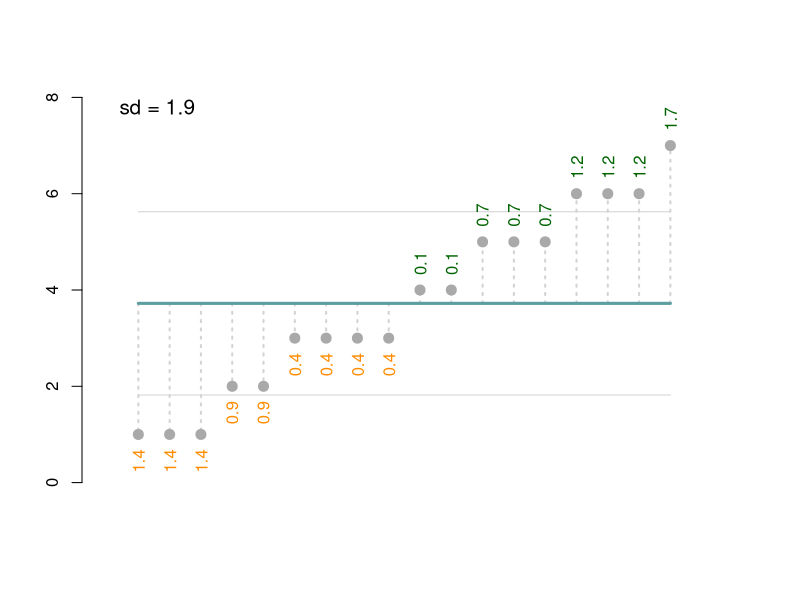
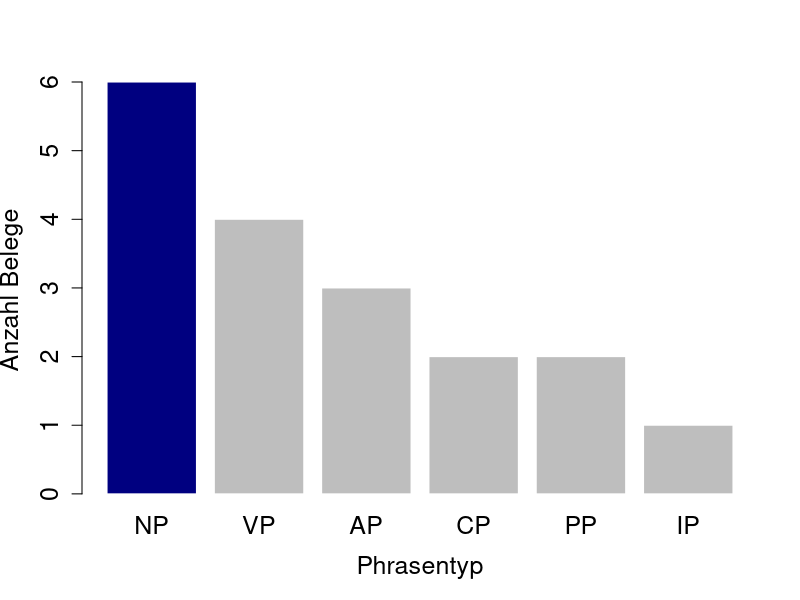
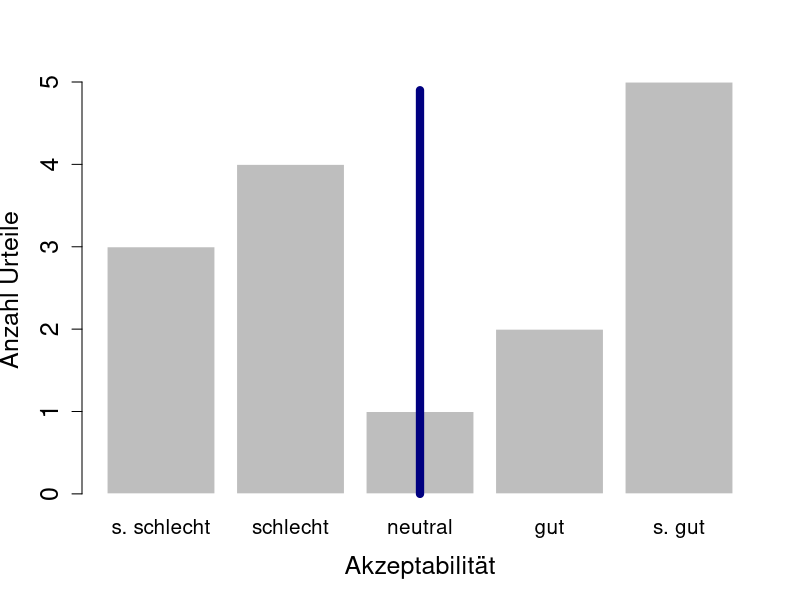
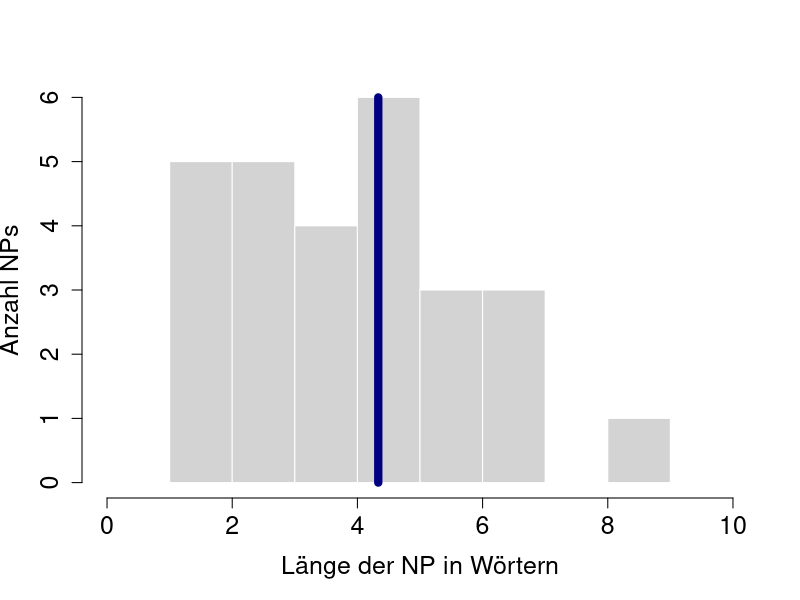
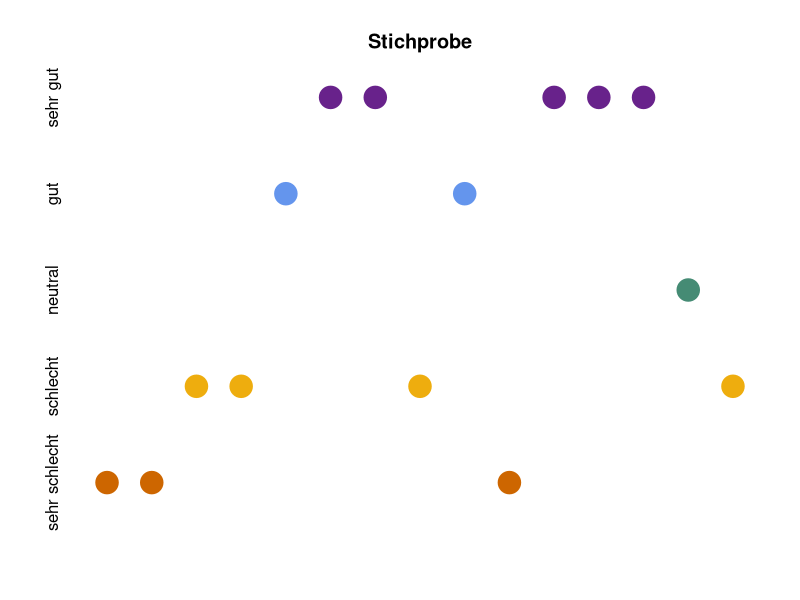
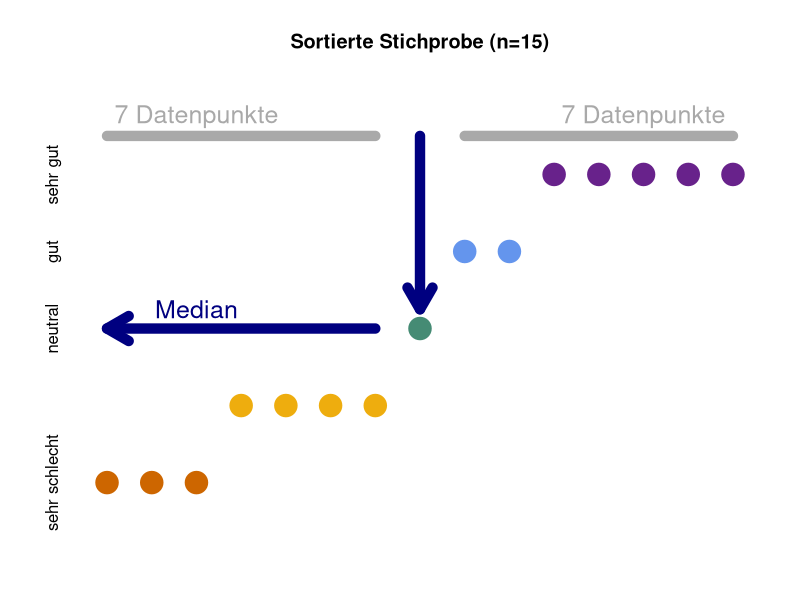
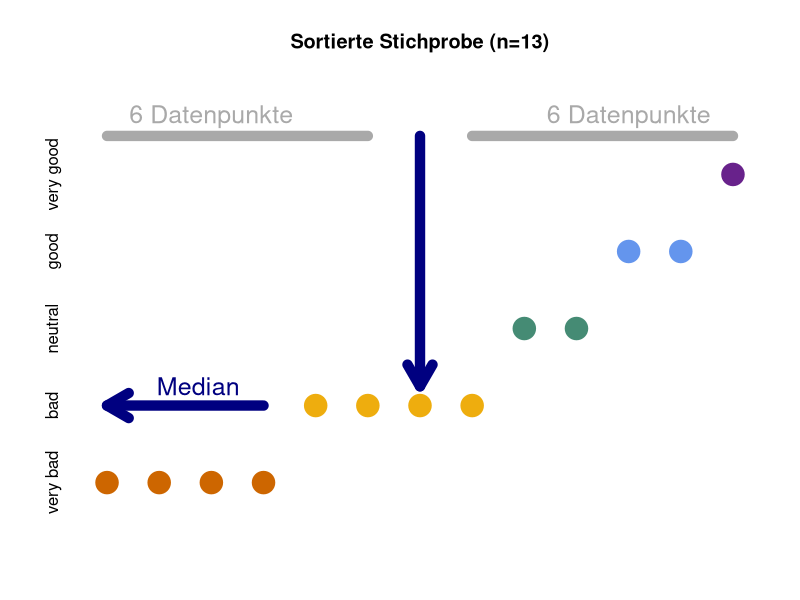
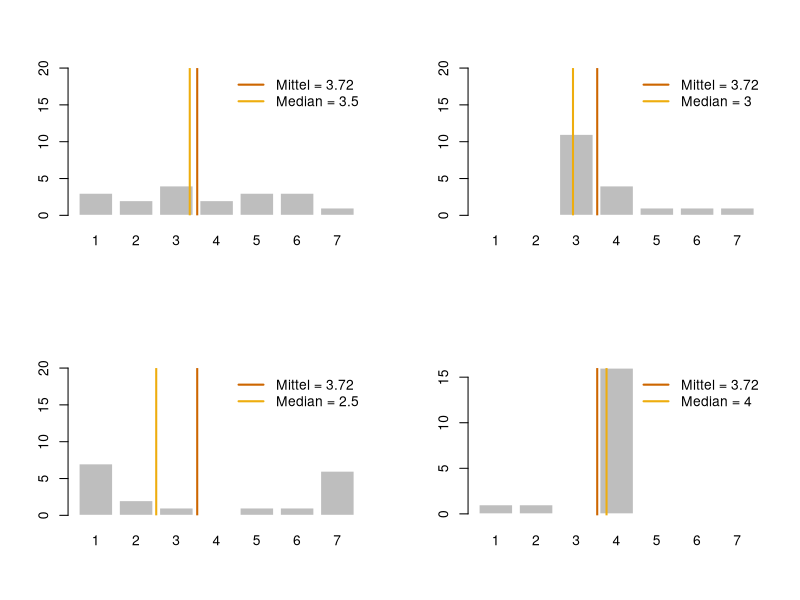

These charts were generated, in order, by the following R code: (Note: this script raises an error after producing the figures.)
set.seed(1294)

# Mode

smode <- c(rep("AP", 3), rep("CP", 2), rep("VP", 4), rep("NP", 6), rep("IP", 1), rep("PP", 2))
pdf("mode.pdf")
barplot(table(smode)[order(table(smode), decreasing = T)], col = c("navy", rep("gray", 5)), ylab = "Anzahl Belege", xlab = "Phrasentyp", border = "white", cex = 1.5, cex.axis = 1.5, cex.lab = 1.5)
dev.off()

# Median

xlit <- factor(sample(c(rep("s. schlecht", 3), rep("schlecht", 4), rep("neutral", 1), rep("gut", 2), rep("s. gut", 5))),
               levels = c("s. schlecht", "schlecht", "neutral", "gut", "s. gut"))
pdf("median.pdf")
bp <- barplot(table(xlit), col = rep("gray", 5), ylab = "Anzahl Urteile", xlab = "Akzeptabilität", border = "white", cex = 1.25, cex.axis = 1.5, cex.lab = 1.5)
lines(c(bp[3], bp[3]), c(0, 4.9), lwd = 8, col = "navy")
dev.off()

# Mean
pdf("mean.pdf")
smean <- c(rep(1, 2), rep(2, 3), rep(3, 5), rep(4, 4), rep(5, 6), rep(6, 3), rep(7, 3), rep(8, 0), rep(9, 1))
hist(smean, breaks = 10, xlim = c(0,10), ylab = "Anzahl NPs", xlab = "Länge der NP in Wörtern", border = "white", cex = 1.5, cex.axis = 1.5, cex.lab = 1.5, main ="")
lines(c(mean(smean), mean(smean)), c(0, 6), lwd = 8, col = "navy")
dev.off()

# Median in detail

cols <- c("darkorange3", "darkgoldenrod2", "aquamarine4", "cornflowerblue", "darkorchid4")

x <- sample(c(rep(1, 3), rep(2, 4), rep(3, 1), rep(4, 2), rep(5, 5)))

par(mar = c(5.1, 4.1, 4.1, 2.1))

pdf("median1a.pdf")
plot(x, col=cols[x], pch = 19, cex = 3, bty = "n", axes = F, xlab = "", ylab ="", main = "Stichprobe")
axis(2, tick = F, at = 1:5, labels = c("sehr schlecht", "schlecht", "neutral", "gut", "sehr gut"))
dev.off()

x <- sort(x)

pdf("median1b.pdf")
plot(x, col=cols[x], pch = 19, cex = 3, bty = "n", axes = F, xlab = "", ylab ="", main = "Sortierte Stichprobe (n=15)", ylim = c(1, 6))
axis(2, tick = F, at = 1:5, labels = c("sehr schlecht", "schlecht", "neutral", "gut", "sehr gut"))
arrows(8, 5.5, 8, 3.25, lwd = 10, col = "navy")
text(3, 3.25, "Median", cex = 1.5, col = "navy")
arrows(7, 3, 1, 3, lwd = 10, col = "navy")
lines(c(1, 7), c(5.5, 5.5), lwd = 10, col = "darkgray")
text(3, 5.75, "7 Datenpunkte", cex = 1.5, col = "darkgray")
lines(c(9, 15), c(5.5, 5.5), lwd = 10, col = "darkgray")
text(13, 5.75, "7 Datenpunkte", cex = 1.5, col = "darkgray")
dev.off()

# Second example.

pdf("median2.pdf")
x <- sample(c(rep(1, 4), rep(2, 4), rep(3, 2), rep(4, 2), rep(5, 1)))
x <- sort(x)
plot(x, col=cols[x], pch = 19, cex = 3, bty = "n", axes = F, xlab = "", ylab ="", main = "Sortierte Stichprobe (n=13)", ylim = c(1, 6))
axis(2, tick = F, at = 1:5, labels = c("very bad", "bad", "neutral", "good", "very good"))
arrows(7, 5.5, 7, 2.25, lwd = 10, col = "navy")
text(2.75, 2.25, "Median", cex = 1.5, col = "navy")
arrows(4, 2, 1, 2, lwd = 10, col = "navy")
lines(c(1, 6), c(5.5, 5.5), lwd = 10, col = "darkgray")
text(3, 5.75, "6 Datenpunkte", cex = 1.5, col = "darkgray")
lines(c(8, 13), c(5.5, 5.5), lwd = 10, col = "darkgray")
text(11, 5.75, "6 Datenpunkte", cex = 1.5, col = "darkgray")
dev.off()



# Quartiles and samples with different empirical distributions.

pdf("fourdists.pdf")
par(mfrow = c(2, 2))

x1 <- c(rep(1, 3), rep(2, 2), rep(3, 4), rep(4, 2), rep(5, 3), rep(6, 3), rep(7, 1))
barplot(table(x1), ylim = c(0, 20), border = "white")
abline(v = mean(x1), lwd = 2, lty = 1, col = cols[1])
abline(v = median(x1), lwd = 2, lty = 1, col = cols[2])
legend("topright", bty = "n", lty = c(1, 1), col = cols, legend = c(paste0("Mittel = ", round(mean(x1), 2)), paste0("Median = ", round(median(x1), 2))), lwd = 2)
sum(x1)
length(x1)
mean(x1)

x2 <- c(rep(1, 0), rep(2, 0), rep(3, 11), rep(4, 4), rep(5, 1), rep(6, 1), rep(7, 1))
barplot(table(factor(x2, levels = 1:7)), ylim = c(0, 20), border = "white")
abline(v = mean(x2), lwd = 2, lty = 1, col = cols[1])
abline(v = median(x2), lwd = 2, lty = 1, col = cols[2])
legend("topright", bty = "n", lty = c(1, 1), col = cols, legend = c(paste0("Mittel = ", round(mean(x2), 2)), paste0("Median = ", round(median(x2), 2))), lwd = 2)
sum(x2)
length(x2)
mean(x2)

x3 <- c(rep(1, 7), rep(2, 2), rep(3, 1), rep(4, 0), rep(5, 1), rep(6, 1), rep(7, 6))
barplot(table(factor(x3, levels = 1:7)), ylim = c(0, 20), border = "white")
abline(v = mean(x3), lwd = 2, lty = 1, col = cols[1])
abline(v = median(x3), lwd = 2, lty = 1, col = cols[2])
legend("topright", bty = "n", lty = c(1, 1), col = cols, legend = c(paste0("Mittel = ", round(mean(x3), 2)), paste0("Median = ", round(median(x3), 2))), lwd = 2)
sum(x3)
length(x3)
mean(x3)

x4 <- c(rep(1, 1), rep(2, 1), rep(3, 0), rep(4, 16), rep(5, 0), rep(6, 0), rep(7, 0))
barplot(table(factor(x4, level = 1:7)), border = "white")
abline(v = mean(x4), lwd = 2, lty = 1, col = cols[1])
abline(v = median(x4), lwd = 2, lty = 1, col = cols[2])
legend("topright", bty = "n", lty = c(1, 1), col = cols, legend = c(paste0("Mittel = ", round(mean(x4), 2)), paste0("Median = ", round(median(x4), 2))), lwd = 2)
sum(x4)
length(x4)
mean(x4)

dev.off()
par(mfrow = c(1, 1))




qdraw <- function(x) {
  .s <- summary(x)
  .l <- length(x)/4
  print(.l)
  lines(x = c(0, 1, 1), y = c(.s[1], .s[1], 0), col = cols[1], lwd = 2, lty = 1)
  text(1.5, 0.25, round(.s[1], 1),  col = cols[1])
  lines(x = c(0, .l, .l), y = c(.s[2], .s[2], 0), col = cols[2], lwd = 2, lty = 1)
  text(1+.l, 0.25, round(.s[2], 1), col = cols[2])
  lines(x = c(0, .l*2, .l*2), y = c(.s[3], .s[3], 0), col = cols[3], lwd = 2, lty = 1)
  text(1+(.l*2), 0.25, round(.s[3], 1), col = cols[3])
  lines(x = c(0, .l*3, .l*3), y = c(.s[5], .s[5], 0), col = cols[4], lwd = 2, lty = 1)
  text(1+(.l*3), 0.25, round(.s[5], 1), col = cols[4])
  lines(x = c(0, .l*4, .l*4), y = c(.s[6], .s[6], 0), col = cols[5], lwd = 2, lty = 1)
  text(1+(.l*4), 0.25, round(.s[6], 1), col = cols[5])
#  lines(c(1, seq(.l, .l*4, .l)), .s[-4], lty = 1, col = "darkorange", lwd = 2)
}

# The four samples

pdf("foursamples.pdf")
par(mar = c(2, 2, 1, 1))
par(mfrow = c(2, 2))
plot(x1, ylim = c(0, 7), xlim = c(0, 20), pch = 20, cex = 3, col = rep("darkgray", 18), bty = "n", xlab ="", ylab = "")
plot(x2, ylim = c(0, 7), xlim = c(0, 20), pch = 20, cex = 3, col = rep("darkgray", 18), bty = "n", xlab ="", ylab = "")
plot(x3, ylim = c(0, 7), xlim = c(0, 20), pch = 20, cex = 3, col = rep("darkgray", 18), bty = "n", xlab ="", ylab = "")
plot(x4, ylim = c(0, 7), xlim = c(0, 20), pch = 20, cex = 3, col = rep("darkgray", 18), bty = "n", xlab ="", ylab = "")
dev.off()
par(mfrow = c(1, 1))
par(mar = c(5.1, 4.1, 4.1, 2.1))



# Quartile

pdf("fourquartiles.pdf")
par(mar = c(5.1, 4.1, 4.1, 2.1))
m <- matrix(c(1,2,3,4,5,5), nrow = 3, ncol = 2, byrow = TRUE)
layout(mat = m, heights = c(0.45, 0.45, 0.1))
plot(x1, ylim = c(0, 7), xlim = c(0, 20), pch = 20, cex = 3, col = rep("darkgray", 18), bty = "n", xlab ="", ylab = "")
qdraw(x1)
plot(x2, ylim = c(0, 7), xlim = c(0, 20), pch = 20, cex = 3, col = rep("darkgray", 18), bty = "n", xlab ="", ylab = "")
qdraw(x2)
plot(x3, ylim = c(0, 7), xlim = c(0, 20), pch = 20, cex = 3, col = rep("darkgray", 18), bty = "n", xlab ="", ylab = "")
qdraw(x3)
plot(x4, ylim = c(0, 7), xlim = c(0, 20), pch = 20, cex = 3, col = rep("darkgray", 18), bty = "n", xlab ="", ylab = "")
qdraw(x4)
par(mar=c(0,0,0,0))
plot(1, type = "n", axes=FALSE, xlab="", ylab="")
legend("top", inset = 0, lty = 1, legend = c("Q0 (Min)", "Q1", "Q2 (Med)", "Q3", "Q4 (Max)"), lwd = 2, col = cols, horiz = T, bty = "n")
dev.off()

# Boxplot

par(mar = c(5.1, 4.1, 4.1, 2.1))

pdf("fourbox.pdf")
par(mar = c(2, 2, 1, 1))
par(mfrow = c(2, 2))
boxplot(x1, frame = F, ylim = c(0, 7))
boxplot(x2, frame = F, ylim = c(0, 7))
boxplot(x3, frame = F, ylim = c(0, 7))
boxplot(x4, frame = F, ylim = c(0, 7))
dev.off()

par(mfrow = c(1, 1))
par(mar = c(5.1, 4.1, 4.1, 2.1))


# Vioin plot
library("vioplot")

pdf("fourviolins.pdf")
par(mar = c(2, 2, 1, 1))
par(mfrow = c(2, 2))
vioplot(x1, ylim = c(1, 7), col = "cadetblue3", rectCol = "navy", lineCol = "darkgreen", colMed = "darkorange", border = "cadetblue3", pchMed = 16,  plotCentre = "points", axes = F, xaxt = "n")
vioplot(x2, ylim = c(1, 7), col = "cadetblue3", rectCol = "navy", lineCol = "darkgreen", colMed = "darkorange", border = "cadetblue3", pchMed = 16,  plotCentre = "points", axes = F, xaxt = "n")
vioplot(x3, ylim = c(1, 7), col = "cadetblue3", rectCol = "navy", lineCol = "darkgreen", colMed = "darkorange", border = "cadetblue3", pchMed = 16,  plotCentre = "points", axes = F, xaxt = "n")
vioplot(x4, ylim = c(1, 7), col = "cadetblue3", rectCol = "navy", lineCol = "darkgreen", colMed = "darkorange", border = "cadetblue3", pchMed = 16,  plotCentre = "points", axes = F, xaxt = "n")
dev.off()

# Variance

# The four samples

varplot <- function(x) {
  plot(x, ylim = c(0, 7), xlim = c(0, 20), pch = 20, cex = 1, col = rep("darkgray", 18), bty = "n", xlab ="", ylab = "")
  .m <- mean(x)
  for (.i in 1:18) {
    lines(c(.i, .i), c(.m, x[.i]), lty = 3, col = rep("darkred", 18), lwd = 2)
  }
  points(x, pch = 20, cex = 3, col = rep("darkgray", 18), bty = "n", xlab ="", ylab = "")
  lines(x = c(1, 18), y = rep(.m, 2), col = "cadetblue", lwd = 3)
}

pdf("fourvariances.pdf")
par(mar = c(2, 2, 1, 1))
par(mfrow = c(2, 2))
varplot(x1)
varplot(x2)
varplot(x3)
varplot(x4)
dev.off()
par(mfrow = c(1, 1))
par(mar = c(5.1, 4.1, 4.1, 2.1))




# Standard deviations

splot <- function(x) {
  .d <- density(x)
  .m <- mean(x)
  .s <- sd(x)
  .l <- .m - .s
  .h <- .m + .s
  print(.m)
  print(.l)
  print(.h)
  .i <- which.min(abs(.d$x-.m))
  .l <- which.min(abs(.d$x-.l))
  .h <- which.min(abs(.d$x-.h))
  print(.l)
  print(.h)
  lines(x = c(.d$x[.i], .d$x[.i]), y = c(0, .d$y[.i]), lwd = 2)
  lines(x = c(.d$x[.l], .d$x[.l]), y = c(0, .d$y[.l]), lwd = 2, col = "grey", lty = 2)
  lines(x = c(.d$x[.h], .d$x[.h]), y = c(0, .d$y[.h]), lwd = 2, col = "grey", lty = 2)
}

pdf("stdevs.pdf")
par(mfrow = c(2, 2))
plot(density(x1), bty = "n", yaxt = "n", ylab = "", sub = "", xlab = "", main = paste0("sd = ", round(sd(x1), 2)), xlim = c(-1, 8))
splot(x1)
plot(density(x2), bty = "n", yaxt = "n", ylab = "", sub = "", xlab = "", main = paste0("sd = ", round(sd(x2), 2)), xlim = c(-1, 8))
splot(x2)
plot(density(x3), bty = "n", yaxt = "n", ylab = "", sub = "", xlab = "", main = paste0("sd = ", round(sd(x3), 2)), xlim = c(-1, 8))
splot(x3)
plot(density(x4), bty = "n", yaxt = "n", ylab = "", sub = "", xlab = "", main = paste0("sd = ", round(sd(x4), 2)), xlim = c(-1, 8))
splot(x4)
dev.off()
par(mfrow = c(1, 1))



# Visualise z scores

zplot <- function(x) {
  .m <- mean(x)
  .s <- sd(x)
  .z <- (x-.m)/.s
    plot(x, ylim = c(0, 8), xlim = c(0, 20), pch = 20, cex = 1, col = rep("darkgray", 18), bty = "n", xlab = "", ylab = "",
       main = "", xaxt = "n")

  # Now plot sd breaks
  .j <- .m + .s
  while (.j <= 7) {
    lines(c(1, 18), rep(.j, 2), col = "lightgray", lwd = 1, lty = 1)
    .j <- .j + .s
  }
  .j <- .m - .s
  while (.j >= 0) {
    lines(c(1, 18), rep(.j, 2), col = "lightgray", lwd = 1, lty =1)
    .j <- .j - .s
  }

  # Plot variance components
  for (.i in 1:18) {
    lines(c(.i, .i), c(.m, x[.i]), lty = 3, col = rep("lightgray", 18), lwd = 2)
    print(x[.i])
    print(.m)
    if (x[.i] < .m) {
      text(x = .i, y = x[.i] - 0.55, labels = abs(round(.z[.i], 1)), col = "darkorange", srt = 90)
    } else {
      text(x = .i, y = x[.i] + 0.55, labels = abs(round(.z[.i], 1)), col = "darkgreen", srt = 90)
    }
  }

  points(x, pch = 20, cex = 2, col = rep("darkgray", 18), bty = "n", xlab ="", ylab = "")
  lines(x = c(1, 18), y = rep(.m, 2), col = "cadetblue", lwd = 3)

  legend("topleft", legend = paste0("sd = ", round(.s,2)), bty = "n", cex = 1.25)
}
zplot(x1)

pdf("fourzs.pdf")
par(mar = c(2, 2, 1, 1))
par(mfrow = c(2, 2))
zplot(x1)
zplot(x2)
zplot(x3)
zplot(x4)
dev.off()
par(mfrow = c(1, 1))
par(mar = c(5.1, 4.1, 4.1, 2.1))



# CI for proportions

pdf("sixteenbernoullis.pdf", width = 8, height = 5)
par(mar = c(2, 3, 1, 1))
par(mfrow = c(2, 8))
trial <- rbinom(16, 100, 0.39)
for (i in 1:16) {
  res <- c(trial[i], 100-trial[i])
  bp <- barplot(res, col = c("darkgreen", "darkred"), ylim = c(0,85), main = i, border = "white", yaxt = "n")
  text(bp[1], res[1]+8, res[1], cex = 1.8, col = "darkgreen")
  text(bp[2], res[2]+8, res[2], cex = 1.8, col = "darkred")
}
dev.off()
par(mfrow = c(1, 1))
par(mar = c(5.1, 4.1, 4.1, 2.1))

bernieplot <- function(t, line = F) {
  .tab <- table(t)
  .true <- which(names(.tab) == 39)
  .cols <- c(rep("lightgray", .true-1), "darkgreen", rep("lightgray", length(.tab)-.true))
  .bp <- barplot(.tab, col = .cols, main = paste0(length(trial), " Stichproben"), xlab = "Anteilswert mit Objekt", ylab = "Anzahl der Stichproben", border = "white")
  if (line) lines(.bp, .tab)
}

pdf("manybernoullis1.pdf")
bernieplot(trial)
dev.off()

trial <- c(trial, rbinom(84, 100, 0.39))
pdf("manybernoullis2.pdf")
bernieplot(trial)
dev.off()

trial <- c(trial, rbinom(900, 100, 0.39))
pdf("manybernoullis3.pdf")
bernieplot(trial)
dev.off()



# Normal for CI

pdf("ci95.pdf", width = 10, height = 5)
par(mar = c(2, 2, 1, 1))
rmean <- 0.39
rsf <- 0.0488
crv <- curve(dnorm(x, mean = rmean, sd = rsf), from = 0.1, to = 0.7, bty= "n", xlab = "Gemessener Anteilswert", ylab = "", yaxt = "n", xlim = c(0.1, 0.7), lwd = 2, cex.axis = 1.5)
imean <- which(c$x == 0.39)

int <- 1.96*rsf
lower95 <- rmean-int
upper95 <- rmean+int
ilower95 <- which.min(abs(crv$x-lower95))
iupper95 <- which.min(abs(crv$x-upper95))

polygon(
  c(crv$x[ilower95:iupper95], crv$x[iupper95:ilower95]),
  c(crv$y[ilower95:iupper95], rep(0, length(crv$y[ilower95:iupper95]))),
  col = "cadetblue3")

lines(rep(0.39, 2), c(0, crv$y[imean]), col = "navy", lwd = 4, lty = 3)
text(0.39+0.05, crv$y[imean], paste0("P=0.39"), col = "navy", cex = 1.5)

lower <- rmean-rsf
upper <- rmean+rsf
ilower <- which.min(abs(crv$x-lower))
iupper <- which.min(abs(crv$x-upper))
lines(c(crv$x[ilower], crv$x[iupper]), c(crv$y[ilower], crv$y[ilower]), col = "darkred", lwd = 4, lty = 3)
text(crv$x[iupper]+0.08, crv$y[ilower], paste0("SF=±0.0488"), col = "darkred", cex = 1.5)

lines(c(crv$x[ilower95], crv$x[iupper95]), c(crv$y[ilower95], crv$y[ilower95]), col = "red", lwd = 4, lty = 3)
text(crv$x[iupper95]+0.12, crv$y[ilower95], paste0("1.96 x SF=±0.0956"), col = "red", cex = 1.5)

arrows(0.2, crv$y[ilower]-(crv$y[ilower]-crv$y[ilower95])/2, 0.3, crv$y[ilower]-(crv$y[ilower]-crv$y[ilower95])/2, lwd = 6, length = 0.15, col = "cadetblue")
text(0.21, crv$y[ilower]-(crv$y[ilower]-crv$y[ilower95])/2+0.3, "95% aller Werte", col = "cadetblue", cex = 1.5)
dev.off()
par(mar = c(5.1, 4.1, 4.1, 2.1))



# Variation in CIs

ci.prop <- function(p = 0.5, n = 100, sig = 0.95, width = T) {
  .se <- sqrt((p*(1-p)/n))
  .z <- qnorm((1-sig)/2, lower.tail = F)
  if (width) 2 * .se * .z
  else .se * .z
}

pdf("threecis.pdf", width = 8, height = 5)
par(mar = c(5, 3, 2, 0))
par(mfrow = c(1, 3))
ci.80.10 <- function(p) ci.prop(p = p, n = 10, sig = 0.8)
ci.80.100 <- function(p) ci.prop(p = p, n = 100, sig = 0.8)
ci.80.1000 <- function(p) ci.prop(p = p, n = 1000, sig = 0.8)
plot(ci.80.10(seq(0, 1, 0.01)), ty = "l", col = cols[1], lwd = 3,
     main = "80 % KI", ylim = c(0, 0.9), bty = "n", xaxt = "n", cex = 1.2,
     cex.axis = 1.2, cex.main = 1.2, cex.lab = 1.2, xlab = "", ylab = "")
axis(1, at = seq(1, 101, 10), labels = seq(0, 1, 0.1), cex = 1.2,
     cex.axis = 1.2, las = 2)
lines(ci.80.100(seq(0, 1, 0.01)), col = cols[2], lwd = 3, lty = 1)
lines(ci.80.1000(seq(0, 1, 0.01)), col = cols[3], lwd = 3, lty = 1)
legend("topleft", legend = c("n=10", "n=100", "n=1000"), lwd = 3, col = cols,
       bty = "n", cex = 1.2)

ci.95.10 <- function(p) ci.prop(p = p, n = 10)
ci.95.100 <- function(p) ci.prop(p = p, n = 100)
ci.95.1000 <- function(p) ci.prop(p = p, n = 1000)
plot(ci.95.10(seq(0, 1, 0.01)), ty = "l", col = cols[1], lwd = 3,
     main = "95 % KI", ylim = c(0, 0.9), bty = "n", cex = 1.2, cex.axis = 1.2,
     cex.main = 1.2, cex.lab = 1.2, yaxt = "n", xaxt = "n", xlab = "",
     ylab = "")
axis(1, at = seq(1, 101, 10), labels = seq(0, 1, 0.1), cex = 1.2,
     cex.axis = 1.2, las = 2)
mtext("Wahrer Anteilswert P", side = 1, line = 4)
lines(ci.95.100(seq(0, 1, 0.01)), col = cols[2], lwd = 3, lty = 1)
lines(ci.95.1000(seq(0, 1, 0.01)), col = cols[3], lwd = 3, lty = 1)

ci.99.10 <- function(p) ci.prop(p = p, n = 10, sig = 0.99)
ci.99.100 <- function(p) ci.prop(p = p, n = 100, sig = 0.99)
ci.99.1000 <- function(p) ci.prop(p = p, n = 1000, sig = 0.99)
plot(ci.99.10(seq(0, 1, 0.01)), ty = "l", col = cols[1], lwd = 3,
     main = "99 % KI", ylim = c(0, 0.9), bty = "n", cex = 1.2, cex.axis = 1.2,
     cex.main = 1.2, cex.lab = 1.2, yaxt = "n", xaxt = "n", ylab = "",
     xlab = "")
axis(1, at = seq(1, 101, 10), labels = seq(0, 1, 0.1), cex = 1.2,
     cex.axis = 1.2, las = 2)
lines(ci.99.100(seq(0, 1, 0.01)), col = cols[2], lwd = 3, lty = 1)
lines(ci.99.1000(seq(0, 1, 0.01)), col = cols[3], lwd = 3, lty = 1)
dev.off()
par(mfrow = c(1,1))
par(mar = c(5.1, 4.1, 4.1, 2.1))
